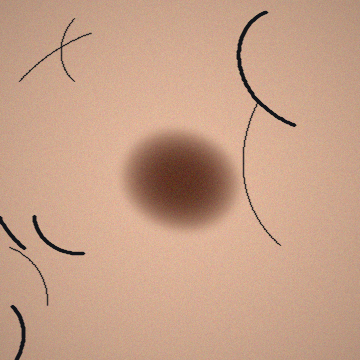
#> input picture sample_data/images/sample_01_melanocytic_nevus_good.png, 360 x 360 px
$ python -i preprocessing.py   (imports and definitions only)   (older library calls are emulated)
#> lines starting #> are read from the running program, lines starting #| are printed output that depends on the picture; after the words box and inside, x2 and y2 are one past the last pixel; in counts of white or black regions, pixels touching at a corner belong together
import base64
import io
import cv2
import numpy as np
from PIL import Image, ImageOps

IMAGENET_MEAN = [0.485, 0.456, 0.406]
IMAGENET_STD = [0.229, 0.224, 0.225]
ALLOWED_FORMATS = {"JPEG", "JPG", "PNG", "WEBP"}

# [62 lines left out: functions _encode_rgb_to_base64, evaluate_image_quality, not called in this run]

def remove_hair_dullrazor(rgb_arr: np.ndarray) -> np.ndarray:
    '''Morphological Black-Hat filtering + Telea inpainting to remove dark hair artifacts.'''
    bgr = cv2.cvtColor(rgb_arr, cv2.COLOR_RGB2BGR)
#> bgr is the input picture: shape (360, 360, 3); mean B, G, R 136.3, 160, 198.7
    gray = cv2.cvtColor(bgr, cv2.COLOR_BGR2GRAY)
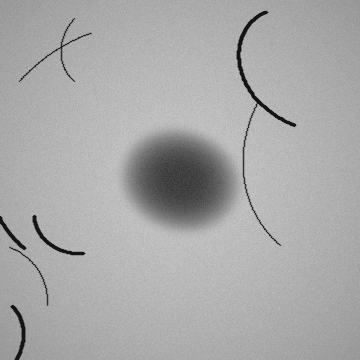
#> gray: shape (360, 360); min 20, max 202, mean 168.9
    kernel = cv2.getStructuringElement(cv2.MORPH_RECT, (9, 9))
    blackhat = cv2.morphologyEx(gray, cv2.MORPH_BLACKHAT, kernel)
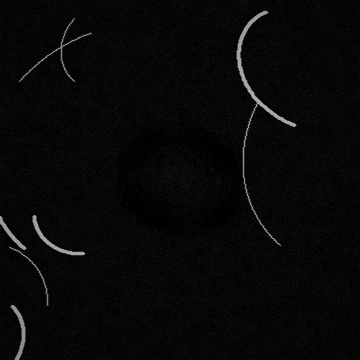
#> blackhat: shape (360, 360); min 0, max 170, mean 7.8
    bh_blur = cv2.GaussianBlur(blackhat, (3, 3), 0)
    _, hair_mask = cv2.threshold(bh_blur, 14, 255, cv2.THRESH_BINARY)
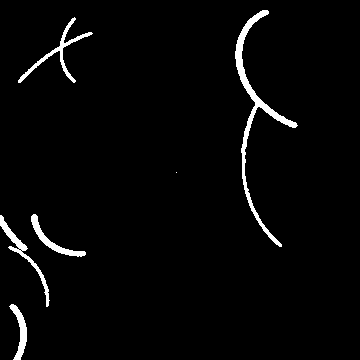
#> hair_mask: shape (360, 360); 2.7% white; 6 white regions (1 under 20 px), largest, box (x1, y1, x2, y2) and area: (235, 10, 298, 247) 1593, (18, 17, 93, 83) 571, (0, 215, 50, 307) 536, (31, 214, 86, 257) 443, (9, 304, 27, 360) 393
    inpainted_bgr = cv2.inpaint(bgr, hair_mask, inpaintRadius=3, flags=cv2.INPAINT_TELEA)
    return cv2.cvtColor(inpainted_bgr, cv2.COLOR_BGR2RGB)

# [82 lines left out: functions enhance_contrast_clahe, color_constancy_shades_of_gray, run_preprocessing_pipeline, not called in this run]

>>> import cv2
>>> picture = cv2.cvtColor(cv2.imread('../../../sample_data/images/sample_01_melanocytic_nevus_good.png'), cv2.COLOR_BGR2RGB)
>>> result = remove_hair_dullrazor(picture)

$ run again, on sample_data/images/sample_02_melanoma_hair_artifact.png
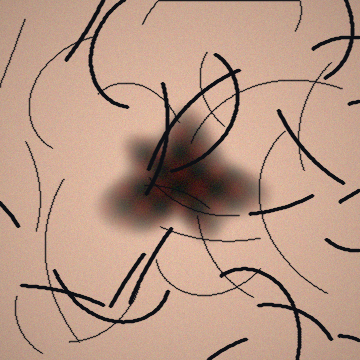
#> input picture sample_data/images/sample_02_melanoma_hair_artifact.png, 360 x 360 px
#> in remove_hair_dullrazor, bgr is the input picture: shape (360, 360, 3); mean B, G, R 133.2, 151.2, 183.8
#> in remove_hair_dullrazor, `_, hair_mask = cv2.threshold(bh_blur, 14, 255, cv2.THRESH_BINARY)`:
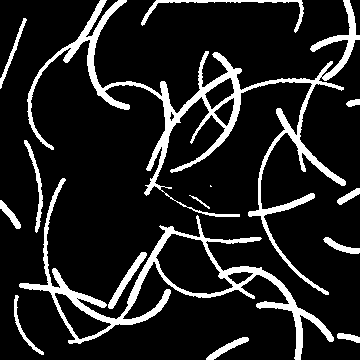
#> hair_mask: shape (360, 360); 13.3% white; 15 white regions (1 under 20 px), largest, box (x1, y1, x2, y2) and area: (27, 0, 360, 295) 8654, (19, 178, 334, 360) 5514, (141, 0, 304, 33) 576
#> in remove_hair_dullrazor, `inpainted_bgr = cv2.inpaint(bgr, hair_mask, inpaintRadius=3, flags=cv2..`:
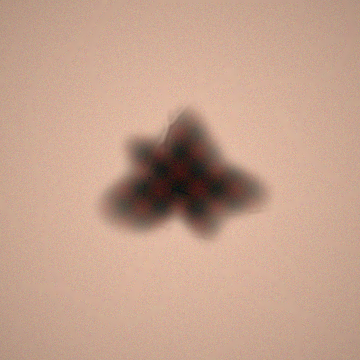
#> inpainted_bgr: shape (360, 360, 3); mean B, G, R 141.5, 161.2, 196.4

$ run again, on sample_data/images/sample_03_bcc_low_contrast.png
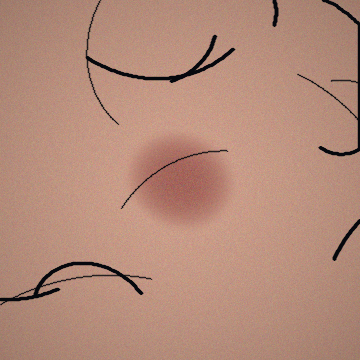
#> input picture sample_data/images/sample_03_bcc_low_contrast.png, 360 x 360 px
#> in remove_hair_dullrazor, bgr is the input picture: shape (360, 360, 3); mean B, G, R 121.7, 139, 180.6
#> in remove_hair_dullrazor, `_, hair_mask = cv2.threshold(bh_blur, 14, 255, cv2.THRESH_BINARY)`:
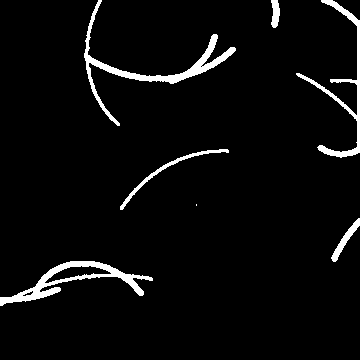
#> hair_mask: shape (360, 360); 4.3% white; 7 white regions (1 under 20 px), largest, box (x1, y1, x2, y2) and area: (84, 0, 236, 126) 1773, (0, 261, 153, 306) 1595, (296, 0, 360, 158) 1243, (120, 149, 229, 210) 458, (331, 218, 360, 262) 304, (271, 0, 280, 28) 189
#> in remove_hair_dullrazor, `inpainted_bgr = cv2.inpaint(bgr, hair_mask, inpaintRadius=3, flags=cv2..`:
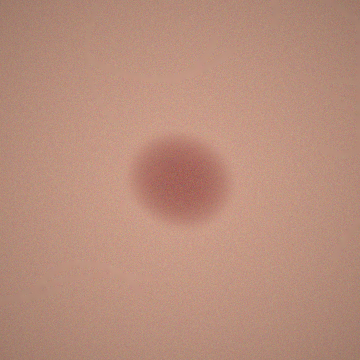
#> inpainted_bgr: shape (360, 360, 3); mean B, G, R 124.3, 142.1, 184.7
